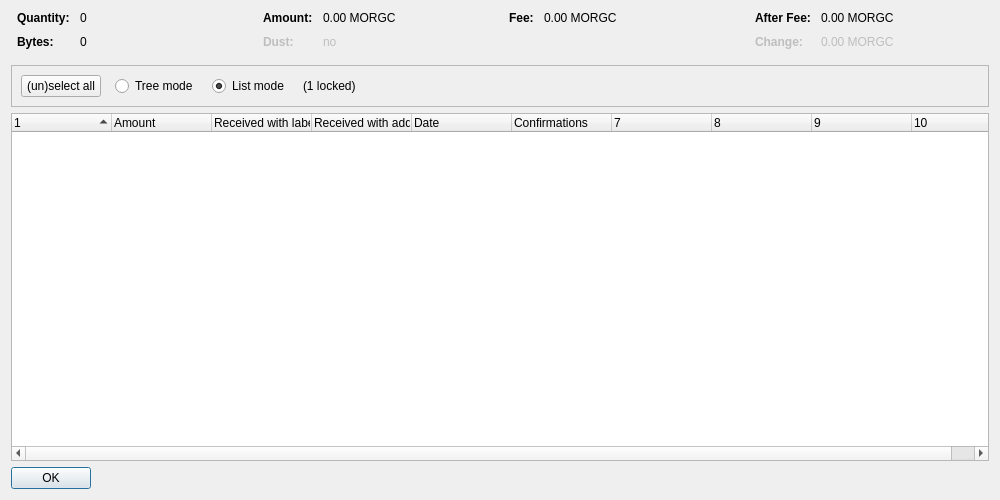
<?xml version="1.0" encoding="UTF-8"?>
<ui version="4.0">
 <class>CoinControlDialog</class>
 <widget class="QDialog" name="CoinControlDialog">
  <property name="geometry">
   <rect>
    <x>0</x>
    <y>0</y>
    <width>1000</width>
    <height>500</height>
   </rect>
  </property>
  <property name="windowTitle">
   <string>Coin Selection</string>
  </property>
  <layout class="QVBoxLayout" name="verticalLayout">
   <item>
    <layout class="QHBoxLayout" name="horizontalLayoutTop" stretch="0,0,0,0">
     <property name="topMargin">
      <number>0</number>
     </property>
     <property name="bottomMargin">
      <number>10</number>
     </property>
     <item>
      <layout class="QFormLayout" name="formLayoutCoinControl1">
       <property name="horizontalSpacing">
        <number>10</number>
       </property>
       <property name="verticalSpacing">
        <number>10</number>
       </property>
       <property name="leftMargin">
        <number>6</number>
       </property>
       <property name="rightMargin">
        <number>6</number>
       </property>
       <item row="0" column="0">
        <widget class="QLabel" name="labelCoinControlQuantityText">
         <property name="font">
          <font>
           <weight>75</weight>
           <bold>true</bold>
          </font>
         </property>
         <property name="text">
          <string>Quantity:</string>
         </property>
        </widget>
       </item>
       <item row="0" column="1">
        <widget class="QLabel" name="labelCoinControlQuantity">
         <property name="cursor">
          <cursorShape>IBeamCursor</cursorShape>
         </property>
         <property name="contextMenuPolicy">
          <enum>Qt::ActionsContextMenu</enum>
         </property>
         <property name="text">
          <string notr="true">0</string>
         </property>
         <property name="textInteractionFlags">
          <set>Qt::LinksAccessibleByMouse|Qt::TextSelectableByKeyboard|Qt::TextSelectableByMouse</set>
         </property>
        </widget>
       </item>
       <item row="1" column="0">
        <widget class="QLabel" name="labelCoinControlBytesText">
         <property name="font">
          <font>
           <weight>75</weight>
           <bold>true</bold>
          </font>
         </property>
         <property name="text">
          <string>Bytes:</string>
         </property>
        </widget>
       </item>
       <item row="1" column="1">
        <widget class="QLabel" name="labelCoinControlBytes">
         <property name="cursor">
          <cursorShape>IBeamCursor</cursorShape>
         </property>
         <property name="contextMenuPolicy">
          <enum>Qt::ActionsContextMenu</enum>
         </property>
         <property name="text">
          <string notr="true">0</string>
         </property>
         <property name="textInteractionFlags">
          <set>Qt::LinksAccessibleByMouse|Qt::TextSelectableByKeyboard|Qt::TextSelectableByMouse</set>
         </property>
        </widget>
       </item>
      </layout>
     </item>
     <item>
      <layout class="QFormLayout" name="formLayoutCoinControl2">
       <property name="horizontalSpacing">
        <number>10</number>
       </property>
       <property name="verticalSpacing">
        <number>10</number>
       </property>
       <property name="leftMargin">
        <number>6</number>
       </property>
       <property name="rightMargin">
        <number>6</number>
       </property>
       <item row="0" column="0">
        <widget class="QLabel" name="labelCoinControlAmountText">
         <property name="font">
          <font>
           <weight>75</weight>
           <bold>true</bold>
          </font>
         </property>
         <property name="text">
          <string>Amount:</string>
         </property>
        </widget>
       </item>
       <item row="0" column="1">
        <widget class="QLabel" name="labelCoinControlAmount">
         <property name="cursor">
          <cursorShape>IBeamCursor</cursorShape>
         </property>
         <property name="contextMenuPolicy">
          <enum>Qt::ActionsContextMenu</enum>
         </property>
         <property name="text">
          <string notr="true">0.00 MORGC</string>
         </property>
         <property name="textInteractionFlags">
          <set>Qt::LinksAccessibleByMouse|Qt::TextSelectableByKeyboard|Qt::TextSelectableByMouse</set>
         </property>
        </widget>
       </item>
       <item row="1" column="0">
        <widget class="QLabel" name="labelCoinControlLowOutputText">
         <property name="enabled">
          <bool>false</bool>
         </property>
         <property name="font">
          <font>
           <weight>75</weight>
           <bold>true</bold>
          </font>
         </property>
         <property name="text">
          <string>Dust:</string>
         </property>
        </widget>
       </item>
       <item row="1" column="1">
        <widget class="QLabel" name="labelCoinControlLowOutput">
         <property name="enabled">
          <bool>false</bool>
         </property>
         <property name="cursor">
          <cursorShape>IBeamCursor</cursorShape>
         </property>
         <property name="contextMenuPolicy">
          <enum>Qt::ActionsContextMenu</enum>
         </property>
         <property name="text">
          <string notr="true">no</string>
         </property>
         <property name="textInteractionFlags">
          <set>Qt::LinksAccessibleByMouse|Qt::TextSelectableByKeyboard|Qt::TextSelectableByMouse</set>
         </property>
        </widget>
       </item>
      </layout>
     </item>
     <item>
      <layout class="QFormLayout" name="formLayoutCoinControl3">
       <property name="horizontalSpacing">
        <number>10</number>
       </property>
       <property name="verticalSpacing">
        <number>10</number>
       </property>
       <property name="leftMargin">
        <number>6</number>
       </property>
       <property name="rightMargin">
        <number>6</number>
       </property>
       <item row="0" column="0">
        <widget class="QLabel" name="labelCoinControlFeeText">
         <property name="font">
          <font>
           <weight>75</weight>
           <bold>true</bold>
          </font>
         </property>
         <property name="text">
          <string>Fee:</string>
         </property>
        </widget>
       </item>
       <item row="0" column="1">
        <widget class="QLabel" name="labelCoinControlFee">
         <property name="cursor">
          <cursorShape>IBeamCursor</cursorShape>
         </property>
         <property name="contextMenuPolicy">
          <enum>Qt::ActionsContextMenu</enum>
         </property>
         <property name="text">
          <string notr="true">0.00 MORGC</string>
         </property>
         <property name="textInteractionFlags">
          <set>Qt::LinksAccessibleByMouse|Qt::TextSelectableByKeyboard|Qt::TextSelectableByMouse</set>
         </property>
        </widget>
       </item>
      </layout>
     </item>
     <item>
      <layout class="QFormLayout" name="formLayoutCoinControl4">
       <property name="horizontalSpacing">
        <number>10</number>
       </property>
       <property name="verticalSpacing">
        <number>10</number>
       </property>
       <property name="leftMargin">
        <number>6</number>
       </property>
       <property name="rightMargin">
        <number>6</number>
       </property>
       <item row="0" column="0">
        <widget class="QLabel" name="labelCoinControlAfterFeeText">
         <property name="font">
          <font>
           <weight>75</weight>
           <bold>true</bold>
          </font>
         </property>
         <property name="text">
          <string>After Fee:</string>
         </property>
        </widget>
       </item>
       <item row="0" column="1">
        <widget class="QLabel" name="labelCoinControlAfterFee">
         <property name="cursor">
          <cursorShape>IBeamCursor</cursorShape>
         </property>
         <property name="contextMenuPolicy">
          <enum>Qt::ActionsContextMenu</enum>
         </property>
         <property name="text">
          <string notr="true">0.00 MORGC</string>
         </property>
         <property name="textInteractionFlags">
          <set>Qt::LinksAccessibleByMouse|Qt::TextSelectableByKeyboard|Qt::TextSelectableByMouse</set>
         </property>
        </widget>
       </item>
       <item row="1" column="0">
        <widget class="QLabel" name="labelCoinControlChangeText">
         <property name="enabled">
          <bool>false</bool>
         </property>
         <property name="font">
          <font>
           <weight>75</weight>
           <bold>true</bold>
          </font>
         </property>
         <property name="text">
          <string>Change:</string>
         </property>
        </widget>
       </item>
       <item row="1" column="1">
        <widget class="QLabel" name="labelCoinControlChange">
         <property name="enabled">
          <bool>false</bool>
         </property>
         <property name="cursor">
          <cursorShape>IBeamCursor</cursorShape>
         </property>
         <property name="contextMenuPolicy">
          <enum>Qt::ActionsContextMenu</enum>
         </property>
         <property name="text">
          <string notr="true">0.00 MORGC</string>
         </property>
         <property name="textInteractionFlags">
          <set>Qt::LinksAccessibleByMouse|Qt::TextSelectableByKeyboard|Qt::TextSelectableByMouse</set>
         </property>
        </widget>
       </item>
      </layout>
     </item>
    </layout>
   </item>
   <item>
    <widget class="QFrame" name="frame">
     <property name="minimumSize">
      <size>
       <width>0</width>
       <height>40</height>
      </size>
     </property>
     <property name="frameShape">
      <enum>QFrame::StyledPanel</enum>
     </property>
     <property name="frameShadow">
      <enum>QFrame::Sunken</enum>
     </property>
     <layout class="QHBoxLayout" name="horizontalLayout">
      <item>
       <layout class="QHBoxLayout" name="horizontalLayoutPanel" stretch="0,0,0,0,0">
        <property name="spacing">
         <number>14</number>
        </property>
        <item>
         <widget class="QPushButton" name="pushButtonSelectAll">
          <property name="sizePolicy">
           <sizepolicy hsizetype="Maximum" vsizetype="Fixed">
            <horstretch>0</horstretch>
            <verstretch>0</verstretch>
           </sizepolicy>
          </property>
          <property name="text">
           <string>(un)select all</string>
          </property>
          <property name="autoDefault">
           <bool>false</bool>
          </property>
         </widget>
        </item>
        <item>
         <widget class="QRadioButton" name="radioTreeMode">
          <property name="sizePolicy">
           <sizepolicy hsizetype="Maximum" vsizetype="Fixed">
            <horstretch>0</horstretch>
            <verstretch>0</verstretch>
           </sizepolicy>
          </property>
          <property name="text">
           <string>Tree mode</string>
          </property>
         </widget>
        </item>
        <item>
         <widget class="QRadioButton" name="radioListMode">
          <property name="sizePolicy">
           <sizepolicy hsizetype="Maximum" vsizetype="Fixed">
            <horstretch>0</horstretch>
            <verstretch>0</verstretch>
           </sizepolicy>
          </property>
          <property name="text">
           <string>List mode</string>
          </property>
          <property name="checked">
           <bool>true</bool>
          </property>
         </widget>
        </item>
        <item>
         <widget class="QLabel" name="labelLocked">
          <property name="text">
           <string notr="true">(1 locked)</string>
          </property>
         </widget>
        </item>
        <item>
         <spacer name="horizontalSpacer">
          <property name="orientation">
           <enum>Qt::Horizontal</enum>
          </property>
          <property name="sizeHint" stdset="0">
           <size>
            <width>40</width>
            <height>20</height>
           </size>
          </property>
         </spacer>
        </item>
       </layout>
      </item>
     </layout>
    </widget>
   </item>
   <item>
    <widget class="CoinControlTreeWidget" name="treeWidget">
     <property name="contextMenuPolicy">
      <enum>Qt::CustomContextMenu</enum>
     </property>
     <property name="sortingEnabled">
      <bool>false</bool>
     </property>
     <property name="columnCount">
      <number>10</number>
     </property>
     <attribute name="headerShowSortIndicator" stdset="0">
      <bool>true</bool>
     </attribute>
     <attribute name="headerStretchLastSection">
      <bool>false</bool>
     </attribute>
     <column>
      <property name="text">
       <string/>
      </property>
     </column>
     <column>
      <property name="text">
       <string>Amount</string>
      </property>
     </column>
     <column>
      <property name="text">
       <string>Received with label</string>
      </property>
     </column>
     <column>
      <property name="text">
       <string>Received with address</string>
      </property>
     </column>
     <column>
      <property name="text">
       <string>Date</string>
      </property>
     </column>
     <column>
      <property name="text">
       <string>Confirmations</string>
      </property>
      <property name="toolTip">
       <string>Confirmed</string>
      </property>
     </column>
     <column>
      <property name="text">
       <string/>
      </property>
     </column>
     <column>
      <property name="text">
       <string/>
      </property>
     </column>
     <column>
      <property name="text">
       <string/>
      </property>
     </column>
     <column>
      <property name="text">
       <string/>
      </property>
     </column>
    </widget>
   </item>
   <item>
    <widget class="QDialogButtonBox" name="buttonBox">
     <property name="sizePolicy">
      <sizepolicy hsizetype="Maximum" vsizetype="Fixed">
       <horstretch>0</horstretch>
       <verstretch>0</verstretch>
      </sizepolicy>
     </property>
     <property name="orientation">
      <enum>Qt::Horizontal</enum>
     </property>
     <property name="standardButtons">
      <set>QDialogButtonBox::Ok</set>
     </property>
    </widget>
   </item>
  </layout>
 </widget>
 <customwidgets>
  <customwidget>
   <class>CoinControlTreeWidget</class>
   <extends>QTreeWidget</extends>
   <header>qt/coincontroltreewidget.h</header>
  </customwidget>
 </customwidgets>
 <resources/>
 <connections/>
</ui>
